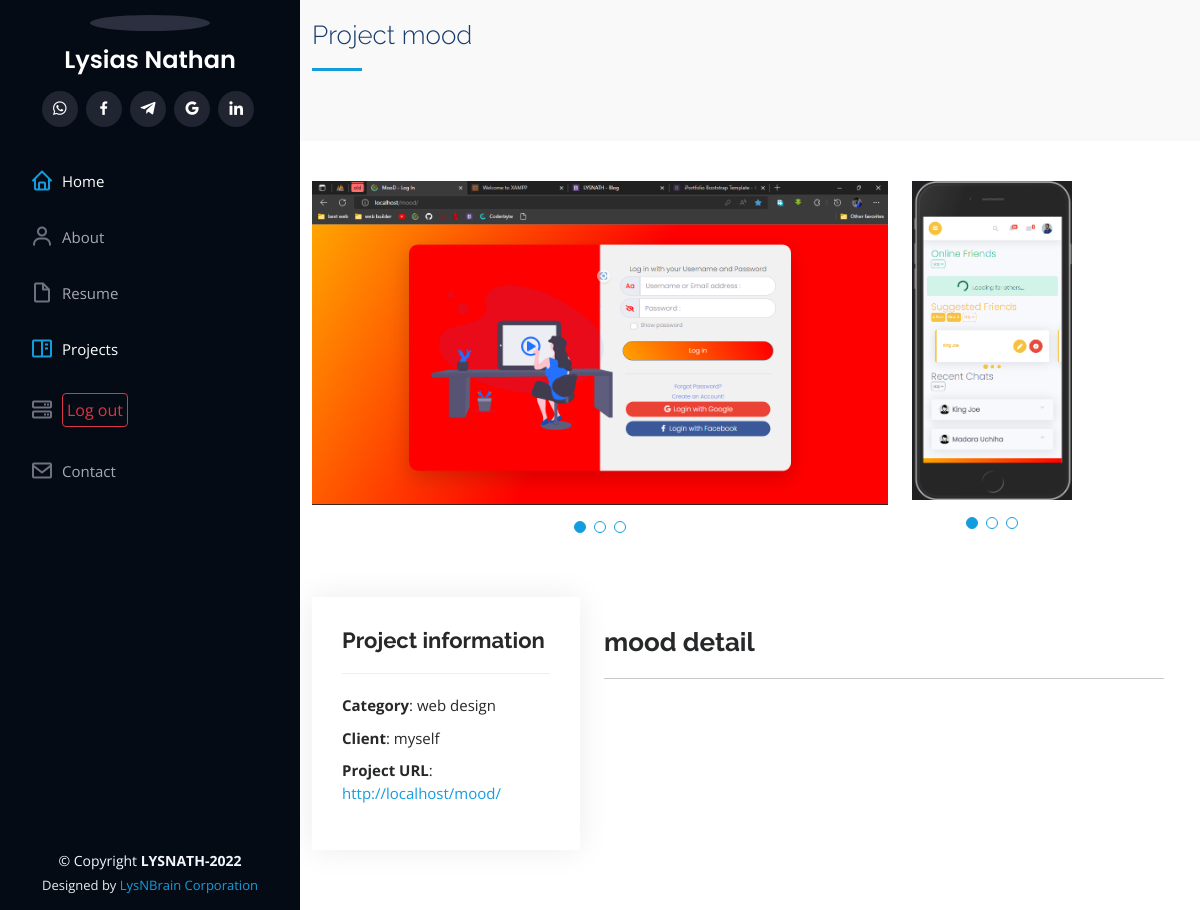
Page /pages/project/1 (signed in) on the committed database.
### tables this page shows
CREATE TABLE `about` (
  `my_id` int(11) NOT NULL,
  `name_1` varchar(20) NOT NULL DEFAULT 'Muhido',
  `name_2` varchar(50) NOT NULL DEFAULT 'Lysias Nathan',
  `birthday` date NOT NULL,
  `civil_status` varchar(50) NOT NULL DEFAULT 'Single',
  `country` varchar(50) NOT NULL DEFAULT 'RDC',
  `city` varchar(50) NOT NULL DEFAULT 'Goma',
  `address` varchar(50) NOT NULL DEFAULT 'Q:Himbi--C:de Goma',
  `gmail` varchar(30) NOT NULL DEFAULT 'mlysiasnathan@gmail.com',
  `tel_1` varchar(20) NOT NULL DEFAULT '+243 976 742 676',
  `sumary` text NOT NULL,
  `avatar` varchar(10) NOT NULL DEFAULT 'me.jpg'
);

CREATE TABLE `projects` (
  `proj_id` int(11) NOT NULL,
  `proj_name` varchar(50) NOT NULL,
  `proj_url` varchar(60) NOT NULL,
  `proj_github` varchar(11) NOT NULL,
  `proj_category` varchar(10) NOT NULL DEFAULT 'web design',
  `proj_client` varchar(20) NOT NULL,
  `proj_detail` mediumtext NOT NULL,
  `land_1` varchar(50) NOT NULL,
  `land_2` varchar(50) NOT NULL,
  `land_3` varchar(50) NOT NULL,
  `port_1` varchar(50) NOT NULL,
  `port_2` varchar(50) NOT NULL,
  `port_3` varchar(50) NOT NULL
);

### app/controllers/Pages.php (called while the page is built, shortened)
<?php
class Pages extends Controller {
    public function __construct() {
        $this->userModel = $this->model('User');
    }
    public function project($proj_id) {
        $project = $this->userModel->getProject($proj_id);
        $abouts = $this->userModel->getAbout();
        $data = [
            'title' => 'LYSNATH - Blog',
            'abouts' => $abouts,
            'project' => $project,
        ];
        $this->view('pages/project', $data);
    }
}
?>

### app/libraries/Core.php (called while the page is built, shortened)
<?php
  class Core {
    protected $currentMethod = 'index';
    public function __construct(){
      $url = $this->getUrl();
      if(isset($url[0])){
        if(file_exists('../app/controllers/' . ucwords($url[0]). '.php')){
          unset($url[0]);
        }
        $url[0] = 'index';
      }
      $this->currentController = new $this->currentController;
      if(isset($url[1])){
        if(method_exists($this->currentController, $url[1])){
          $this->currentMethod = $url[1];
          unset($url[1]);
        }
      }
      $this->params = $url ? array_values($url) : [];
      call_user_func_array([$this->currentController, $this->currentMethod], $this->params);
    }
    public function getUrl(){
      if(isset($_GET['url'])){
        $url = rtrim($_GET['url'], '/');
        $url = filter_var($url, FILTER_SANITIZE_URL);
        $url = explode('/', $url);
        return $url;
      }
    }
  }
?>

### app/require_app.php (called while the page is built, shortened)
<?php
    require_once 'libraries/Core.php';
    require_once 'libraries/Controller.php';
    require_once 'libraries/Database.php';
    $init = new Core();
?>

### public/index.php (called while the page is built)
<?php
    require_once '../app/require_app.php';
?>

### app/libraries/Database.php (called while the page is built, shortened)
<?php
    class Database {
        private $dbHost = DB_HOST;
        private $dbUser = DB_USER;
        private $dbPass = DB_PASS;
        private $dbName = DB_NAME;
        private $statement;
        private $dbHandler;
        public function __construct() {
            $conn = 'mysql:host=' . $this->dbHost . ';dbname=' . $this->dbName;
            $options = array(
                PDO::ATTR_PERSISTENT => true,
                PDO::ATTR_ERRMODE => PDO::ERRMODE_EXCEPTION
            );
            try {
                $this->dbHandler = new PDO($conn, $this->dbUser, $this->dbPass, $options);
            } catch (PDOException $e) {
                $this->error = $e->getMessage();
                echo $this->error;
            }
        }
        public function query($sql) {
            $this->statement = $this->dbHandler->prepare($sql);
        }
        public function bind($parameter, $value, $type = null) {
            switch (is_null($type)) {
                default:
                    $type = PDO::PARAM_STR;
            }
            $this->statement->bindValue($parameter, $value, $type);
        }
        public function execute() {
            return $this->statement->execute();
        }
        public function single() {
            $this->execute();
            return $this->statement->fetch(PDO::FETCH_OBJ);
        }
    }
?>

### app/models/User.php (called while the page is built, shortened)
<?php
class User {
    private $db;
    public function __construct() {
        $this->db = new Database;
    }
    public function getAbout(){
        $this->db->query('SELECT * FROM about');
        $resultAbout = $this->db->single();
        return $resultAbout;
    }
    public function getProject($proj_id){
        $this->db->query('SELECT * FROM projects WHERE proj_id = :proj_id');
        $this->db->bind(':proj_id', $proj_id);
        $resultPro = $this->db->single();
        return $resultPro;
    }
}

### app/views/pages/project.php (the view, shortened to what this page needs)
<?php include APP_ROOT . '/views/includes/head.php';?>
<?php include APP_ROOT . '/views/includes/side-bar.php';?>
<main id="main">
    <section class="breadcrumbs">
      <div class="container">
        <div class="d-flex justify-content-between align-items-center section-title">
            <h2>Project <?= $data['project']->proj_name ?></h2>
        </div>
      </div>
    </section>
    <section id="portfolio-details" class="portfolio-details">
      <div class="container">
        <div class="row gy-4">
          <div class="col-lg-8">
            <div class="portfolio-details-slider swiper">
              <div class="swiper-wrapper align-items-center">
                <div class="swiper-slide">
                  <img src="<?=URL_ROOT?>/public/upload/<?= $data['project']->land_1 ?>" alt="">
                </div>
              </div>
              <div class="swiper-pagination"></div>
            </div>
          </div>
          <div class="col-lg-4" style="width: 20.5%">
            <div class="portfolio-details-slider swiper">
                <div class="swiper-wrapper align-items-center">
                  <div class="swiper-slide">
                    <img src="<?=URL_ROOT?>/public/upload/<?= $data['project']->port_1 ?>" alt="">
                  </div>
                </div>
                <div class="swiper-pagination"></div>
              </div>
          </div>
        <div class="row gy-4">
          <div class="col-lg-4">
            <div class="portfolio-info">
              <h3>Project information</h3>
              <ul>
                <li><strong>Category</strong>: <?= $data['project']->proj_category ?></li>
                <li><strong>Client</strong>: <?= $data['project']->proj_client ?></li>
                <li><strong>Project URL</strong>: <a href="<?= $data['project']->proj_url ?>" target="_blank"><?= $data['project']->proj_url ?></a></li>
              </ul>
            </div>
          </div>
          <div class="portfolio-description col-lg-8">
            <h2><?= $data['project']->proj_name ?> detail</h2>
            <hr>
          </div>
        </div>
      </div>
      </div>
    </section>
    </main>
<?php include APP_ROOT . '/views/includes/footer.php';?>

### app/libraries/Controller.php (shortened to what this page needs)
<?php
    class Controller {
        public function model($model) {
            return new $model();
        }
        public function view($view, $data = [], $data1 = []) {
            if (file_exists('../app/views/' . $view . '.php')) {
                require_once '../app/views/' . $view . '.php';
            } else {
                die("View or Page does not exists.");
            }
        }
    }

### app/views/includes/head.php (shortened to what this page needs)
<!DOCTYPE html>
<html lang="en">
<head>
  <link href="<?= URL_ROOT ?>/public/assets/vendor/aos/aos.css" rel="stylesheet">
  <link href="<?= URL_ROOT ?>/public/assets/vendor/bootstrap/css/bootstrap.min.css" rel="stylesheet">
  <link href="<?= URL_ROOT ?>/public/assets/vendor/bootstrap-icons/bootstrap-icons.css" rel="stylesheet">
  <link href="<?= URL_ROOT ?>/public/assets/vendor/boxicons/css/boxicons.min.css" rel="stylesheet">
  <link href="<?= URL_ROOT ?>/public/assets/vendor/glightbox/css/glightbox.min.css" rel="stylesheet">
  <link href="<?= URL_ROOT ?>/public/assets/vendor/swiper/swiper-bundle.min.css" rel="stylesheet">
  <link href="<?= URL_ROOT ?>/public/assets/css/style.css" rel="stylesheet">
</head>
<body>

### app/views/includes/side-bar.php (shortened to what this page needs)
<header id="header">
  <div class="d-flex flex-column">
    <div class="profile">
      <img src="<?=URL_ROOT?>/assets/img/profile-img.jpg" alt="" class="img-fluid rounded-circle">
      <h1 class="text-light"><a href="#"><?= $data['abouts']->name_2; ?></a></h1>
      <div class="social-links mt-3 text-center">
        <a href="tel:+243976742676" class="whatsapp"><i class="bx bxl-whatsapp"></i></a>
        <a href="https://www.facebook.com/lysias.nathan" class="facebook"><i class="bx bxl-facebook"></i></a>
        <a href="tel:+243976742676" class="instagram"><i class="bx bxl-telegram"></i></a>
        <a href="mailto:mlysiasnathan@gmail.com" class="google-plus"><i class="bx bxl-google"></i></a>
        <a href="#" class="linkedin"><i class="bx bxl-linkedin"></i></a>
      </div>
    </div>
    <nav id="navbar" class="nav-menu navbar">
      <ul>
        <li><a href="<?= URL_ROOT ?>" class="nav-link scrollto active"><i class="bx bx-home"></i> <span>Home</span></a></li>
        <li><a href="<?= URL_ROOT ?>/pages/index#about" class="nav-link scrollto"><i class="bx bx-user"></i> <span>About</span></a></li>
        <li><a href="<?= URL_ROOT ?>/pages/index#resume" class="nav-link scrollto"><i class="bx bx-file-blank"></i> <span>Resume</span></a></li>
        <li><a href="<?=URL_ROOT?>/pages/index#portfolio-details" class="nav-link scrollto"><i class="bx bx-book-content"></i> <span>Projects</span></a></li>
        <li>
          <?php if(isset($_SESSION['usernameBlog'])) : ?>
            <a href="<?= URL_ROOT ?>/users/logout" class="nav-link scrollto"><i class="bx bx-server"></i> <span class="btn btn-outline-danger rounded p-1">Log out</span></a>
          <?php else : ?>
            <a href="#" class="nav-link scrollto" type="button" data-bs-toggle="modal" data-bs-target="#modalLogin" ><i class="bx bx-server"></i> <span class="btn btn-outline-primary rounded p-1">Log in</span></a>
          <?php endif; ?>
        </li>
        <li><a href="<?= URL_ROOT ?>/pages/index#contact" class="nav-link scrollto"><i class="bx bx-envelope"></i> <span>Contact</span></a></li>
      </ul>
    </nav>
  </div>
</header>

### app/views/includes/footer.php (shortened to what this page needs)
  <footer id="footer">
    <div class="container">
      <div class="copyright">
        &copy; Copyright <strong><span>LYSNATH-<?= (new Datetime())->format('Y'); ?></span></strong>
      </div>
      <div class="credits">
        Designed by <a href="#">LysNBrain Corporation</a>
      </div>
    </div>
  </footer>
</body>
</html>

### public/assets/css/style.css (style rules this page uses)
body { font-family: "Open Sans", sans-serif; color: #272829; }
a { color: #149ddd; text-decoration: none; }
h1, h2, h3, h4, h5, h6 { font-family: "Raleway", sans-serif; }
#header { position: fixed; top: 0; left: 0; bottom: 0; width: 300px; transition: all ease-in-out 0.5s; z-index: 9997; transition: all 0.5s; padding: 0 15px; background: #040b14; overflow-y: auto; }
#header .profile img { margin: 15px auto; display: block; width: 120px; border: 8px solid #2c2f3f; }
#header .profile h1 { font-size: 24px; margin: 0; padding: 0; font-weight: 600; -moz-text-align-last: center; text-align-last: center; font-family: "Poppins", sans-serif; }
#header .profile h1 a, #header .profile h1 a:hover { color: #fff; text-decoration: none; }
#header .profile .social-links a { font-size: 18px; display: inline-block; background: #212431; color: #fff; line-height: 1; padding: 8px 0; margin-right: 4px; border-radius: 50%; text-align: center; width: 36px; height: 36px; transition: 0.3s; }
#main { margin-left: 300px; }
.nav-menu { padding: 30px 0 0 0; }
.nav-menu * { margin: 0; padding: 0; list-style: none; }
.nav-menu > ul > li { position: relative; white-space: nowrap; }
.nav-menu a, .nav-menu a:focus { display: flex; align-items: center; color: #a8a9b4; padding: 12px 15px; margin-bottom: 8px; transition: 0.3s; font-size: 15px; }
.nav-menu a i, .nav-menu a:focus i { font-size: 24px; padding-right: 8px; color: #6f7180; }
.nav-menu a:hover, .nav-menu .active, .nav-menu .active:focus, .nav-menu li:hover > a { text-decoration: none; color: #fff; }
.nav-menu a:hover i, .nav-menu .active i, .nav-menu .active:focus i, .nav-menu li:hover > a i { color: #149ddd; }
section { padding: 60px 0; overflow: hidden; }
.section-title { padding-bottom: 30px; }
.section-title h2 { font-size: 32px; font-weight: bold; margin-bottom: 20px; padding-bottom: 20px; position: relative; color: #173b6c; }
.section-title h2::after { content: ""; position: absolute; display: block; width: 50px; height: 3px; background: #149ddd; bottom: 0; left: 0; }
.portfolio-details { padding-top: 40px; }
.portfolio-details .portfolio-details-slider img { width: 100%; }
.portfolio-details .portfolio-details-slider .swiper-pagination { margin-top: 20px; position: relative; }
.portfolio-details .portfolio-info { padding: 30px; box-shadow: 0px 0 30px rgba(5, 13, 24, 0.08); }
.portfolio-details .portfolio-info h3 { font-size: 22px; font-weight: 700; margin-bottom: 20px; padding-bottom: 20px; border-bottom: 1px solid #eee; }
.portfolio-details .portfolio-info ul { list-style: none; padding: 0; font-size: 15px; }
.portfolio-details .portfolio-info ul li + li { margin-top: 10px; }
.portfolio-details .portfolio-description { padding-top: 30px; }
.portfolio-details .portfolio-description h2 { font-size: 26px; font-weight: 700; margin-bottom: 20px; }
.breadcrumbs { padding: 20px 0; background: #f9f9f9; }
.breadcrumbs h2 { font-size: 26px; font-weight: 300; }
#footer { padding: 15px; color: #f4f6fd; font-size: 14px; position: fixed; left: 0; bottom: 0; width: 300px; z-index: 9999; background: #040b14; }
#footer .copyright { text-align: center; }
#footer .credits { padding-top: 5px; text-align: center; font-size: 13px; color: #eaebf0; }

### rows in the picture
about: name_2 "Lysias Nathan"
projects: proj_name "mood", land_1 (picture), port_1 (picture), proj_category "web design", proj_client "myself", proj_url "http://localhost/mood/"
